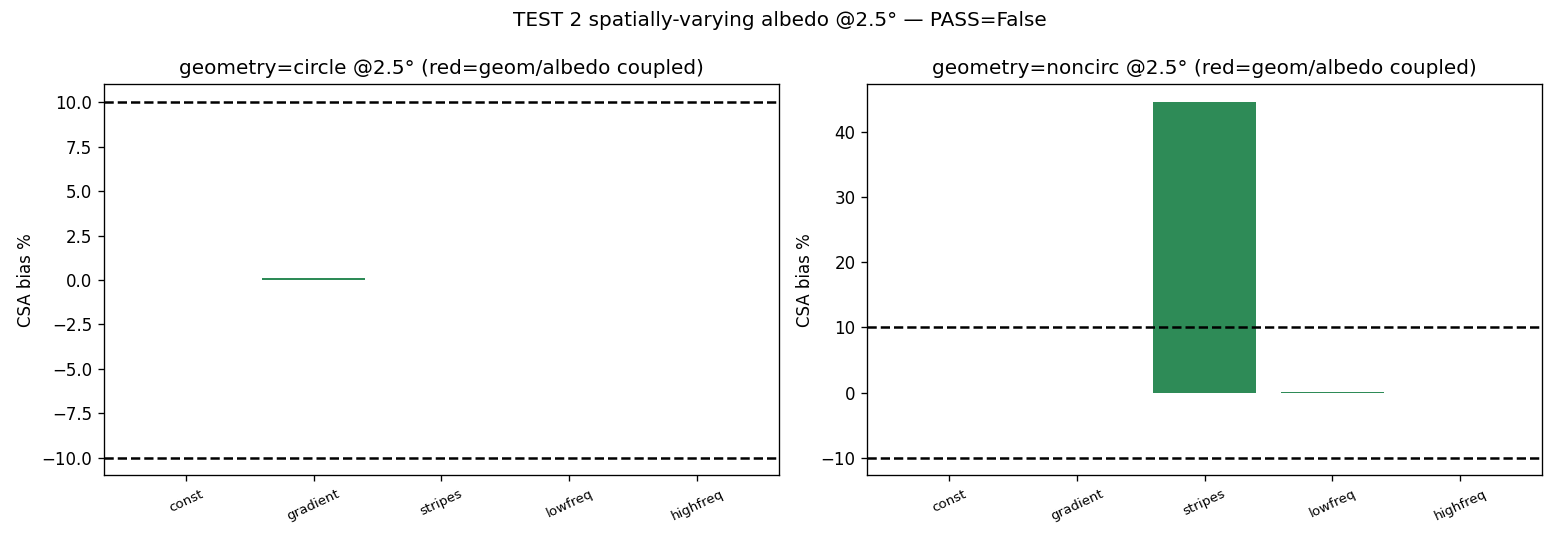

The Python source for this figure:
"""TEST 2 -- spatially varying albedo. Phantom = circular geometry with a non-constant albedo field;
the estimator makes albedo FREE (Fourier, >=5-10 DOF) and estimates geometry. Report Jacobian rank,
null space, CSA bias, and whether geometry & albedo become coupled (the shape-from-shading ambiguity).
Two estimator variants: (a) SoR-strict circular geometry r0 + albedo(theta); (b) non-circular r(theta)
+ albedo(theta). Primary regime = realistic 2.5 deg parallax (our 2_V2 data). depth-eval env."""
from __future__ import annotations
import json
import numpy as np, sim
import matplotlib; matplotlib.use("Agg"); import matplotlib.pyplot as plt

THETA = np.linspace(0, 2 * np.pi, 120, endpoint=False)
ALBEDOS = ["const", "gradient", "stripes", "lowfreq", "highfreq"]
CONES = {"realistic_2_5deg": 2.5, "ideal_15deg": 15.0}
NFR_ALB = 4                        # albedo DOF = 1 + 2*4 = 9


def coupling(J, p_geom_idx, p_alb_idx, tol_ratio=1e-3):
    """rank deficiency + how much the null space mixes geometry & albedo blocks."""
    U, s, Vt = np.linalg.svd(J, full_matrices=True)
    smax = s[0] if len(s) else 0.0
    rank = int((s > tol_ratio * smax).sum())
    ncol = Vt.shape[0]; null = Vt[rank:]                     # null-space directions (rows of Vt)
    mixes = []
    for v in null:
        g = np.linalg.norm(v[p_geom_idx]); a = np.linalg.norm(v[p_alb_idx])
        if g + a > 1e-9: mixes.append(min(g, a) / (g + a))   # ~0.5 => strongly mixes geom & albedo
    cond = float(smax / s[s > 1e-12][-1]) if (s > 1e-12).any() else np.inf
    return rank, ncol, cond, (float(np.max(mixes)) if mixes else 0.0), len(null)


def run(cone, geom_mode):
    C = sim.make_cameras(N=14, depth=8.0, cone_deg=cone)
    nfr_geom = 4 if geom_mode == "noncirc" else 0
    rows = []
    for alb in ALBEDOS:
        r_true = sim.boundary(THETA, "circle", r0=5.0)
        A_true = sim.albedo_field(THETA, alb, A0=1.0)
        B, vis = sim.forward(C, r_true, A_true, THETA)
        B = B + np.random.default_rng(1).normal(0, 0.003 * B[vis].std(), B.shape)
        sol = sim.fit(B, vis, THETA, C, nfr_geom=nfr_geom, nfr_alb=NFR_ALB)
        r0, gk, A0, ak, cx, cy = sim.unpack(sol.x, nfr_geom, NFR_ALB)
        r_fit = sim.fourier_eval(r0, gk, THETA); csa_fit, _ = sim.csa_dce(r_fit, THETA)
        csa_true, _ = sim.csa_dce(r_true, THETA)
        # param index blocks: geom = [0 .. 2*nfr_geom], albedo = [after A0 .. ]
        ngeom = 1 + 2 * nfr_geom; p_geom = list(range(0, ngeom)); p_alb = list(range(ngeom + 1, ngeom + 1 + 2 * NFR_ALB))
        J = sim.jacobian(sol.x, THETA, C, nfr_geom, NFR_ALB, False, vis)
        rank, ncol, condn, maxmix, nnull = coupling(J, p_geom, p_alb)
        rows.append(dict(albedo=alb, geom_mode=geom_mode, CSA_bias_pct=round(100 * (csa_fit - csa_true) / csa_true, 1),
                         J_rank=rank, n_params=ncol, J_cond=round(condn, 1), n_nullspace=nnull,
                         max_geom_albedo_mix=round(maxmix, 3), coupled=bool(maxmix > 0.25 or rank < ncol)))
    return rows


def main():
    out = {}
    for cname, cone in CONES.items():
        for gm in ("circle", "noncirc"):
            out[f"{cname}__{gm}"] = run(cone, gm)
    real = out["realistic_2_5deg__noncirc"]                 # the fair coupling test (geometry free too)
    worst_bias = max(abs(r["CSA_bias_pct"]) for r in real if r["albedo"] != "const")
    any_coupled = any(r["coupled"] for r in real if r["albedo"] != "const")
    verdict = dict(worst_CSA_bias_pct=worst_bias, any_geometry_albedo_coupling=any_coupled,
                   PASS=bool(worst_bias < 10.0 and not any_coupled))
    open("test2_albedo.json", "w").write(json.dumps({"verdict": verdict, **out}, indent=2))
    fig, ax = plt.subplots(1, 2, figsize=(13, 4.5))
    for k, gm in enumerate(("circle", "noncirc")):
        r = out[f"realistic_2_5deg__{gm}"]; names = [x["albedo"] for x in r]; bias = [x["CSA_bias_pct"] for x in r]
        cols = ["crimson" if x["coupled"] else "seagreen" for x in r]
        ax[k].bar(range(len(names)), bias, color=cols); ax[k].axhline(10, c="k", ls="--"); ax[k].axhline(-10, c="k", ls="--")
        ax[k].set_xticks(range(len(names))); ax[k].set_xticklabels(names, rotation=25, fontsize=8)
        ax[k].set_ylabel("CSA bias %"); ax[k].set_title(f"geometry={gm} @2.5° (red=geom/albedo coupled)")
    fig.suptitle(f"TEST 2 spatially-varying albedo @2.5° — PASS={verdict['PASS']}", fontsize=12)
    fig.tight_layout(); fig.savefig("test2_albedo.png", dpi=120)
    print("=== TEST 2 (realistic 2.5deg, geometry free r(theta) + albedo free) ===")
    print(f"{'albedo':10}{'CSA_bias%':>10}{'J_rank':>8}{'/params':>8}{'cond':>10}{'geom~alb_mix':>13}{'coupled':>9}")
    for x in real: print(f"{x['albedo']:10}{x['CSA_bias_pct']:>10}{x['J_rank']:>8}{x['n_params']:>8}{x['J_cond']:>10}{x['max_geom_albedo_mix']:>13}{str(x['coupled']):>9}")
    print(f"\nVERDICT: worst |CSA bias|={worst_bias:.1f}%, coupling={any_coupled} -> PASS={verdict['PASS']}")


if __name__ == "__main__":
    main()
